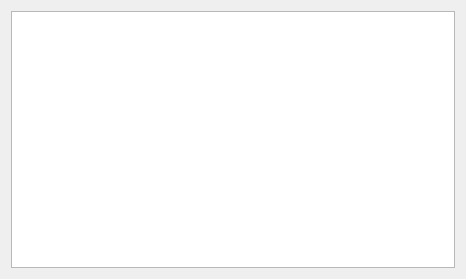
<?xml version="1.0" encoding="UTF-8"?>
<ui version="4.0">
 <class>Dialog</class>
 <widget class="QDialog" name="Dialog">
  <property name="geometry">
   <rect>
    <x>0</x>
    <y>0</y>
    <width>466</width>
    <height>279</height>
   </rect>
  </property>
  <property name="windowTitle">
   <string>Information</string>
  </property>
  <layout class="QGridLayout" name="gridLayout">
   <item row="0" column="0">
    <widget class="QTextEdit" name="textEdit">
     <property name="enabled">
      <bool>true</bool>
     </property>
     <property name="font">
      <font>
       <family>Times New Roman</family>
       <pointsize>11</pointsize>
      </font>
     </property>
    </widget>
   </item>
  </layout>
 </widget>
 <resources/>
 <connections/>
</ui>
